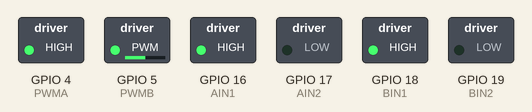
The sketch below on a simulated ESP32. On the bench: switched loads named in the sketch (green lamp = pin HIGH).

Above: at 0.1 s.
Timing chart, 0 to 1.6 s (numbered marks = the images above):
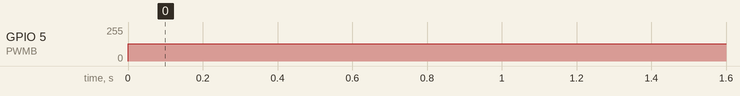

The sketch:

motorTest.ino
```cpp
#define PWMA 4   // PWM pentru motor A
#define AIN1 16
#define AIN2 17

#define PWMB 5   // PWM pentru motor B
#define BIN1 18
#define BIN2 19

// Definim canalele PWM
const int canalA = 0;
const int canalB = 1;
const int frecventa = 5000;  // 5 kHz e ok pentru TB6612
const int rezolutie = 8;     // 8 biți → valori de la 0 la 255

void setup() {
  // Setăm pinii de direcție
  pinMode(AIN1, OUTPUT);
  pinMode(AIN2, OUTPUT);
  pinMode(BIN1, OUTPUT);
  pinMode(BIN2, OUTPUT);

  // Configurăm canalele PWM (noua metodă)
  ledcAttach(PWMA, frecventa, rezolutie);  // atașăm direct pinul
  ledcAttach(PWMB, frecventa, rezolutie);

  // sau dacă vrei să folosești canale separate (recomandat):
  // ledcSetup(canalA, frecventa, rezolutie);
  // ledcSetup(canalB, frecventa, rezolutie);
  // ledcAttachPin(PWMA, canalA);
  // ledcAttachPin(PWMB, canalB);

  // Direcție înainte pentru ambele motoare
  digitalWrite(AIN1, HIGH);
  digitalWrite(AIN2, LOW);
  digitalWrite(BIN1, HIGH);
  digitalWrite(BIN2, LOW);
}

void loop() {
  // Motor A → full speed (255 din 255)
  ledcWrite(PWMA, 255);

  // Motor B → aprox. jumătate (128 din 255 e exact 50%)
  // Tu ai pus 51 → e doar ~20%, de aia merge foarte încet
  ledcWrite(PWMB, 128);   // 50% din viteză
  // sau dacă vrei 20-25%: ledcWrite(PWMB, 64);
}
```

Measured:
- by itself, GPIO 5 (PWMB): 0/255 → 128/255 at 0.00 s
